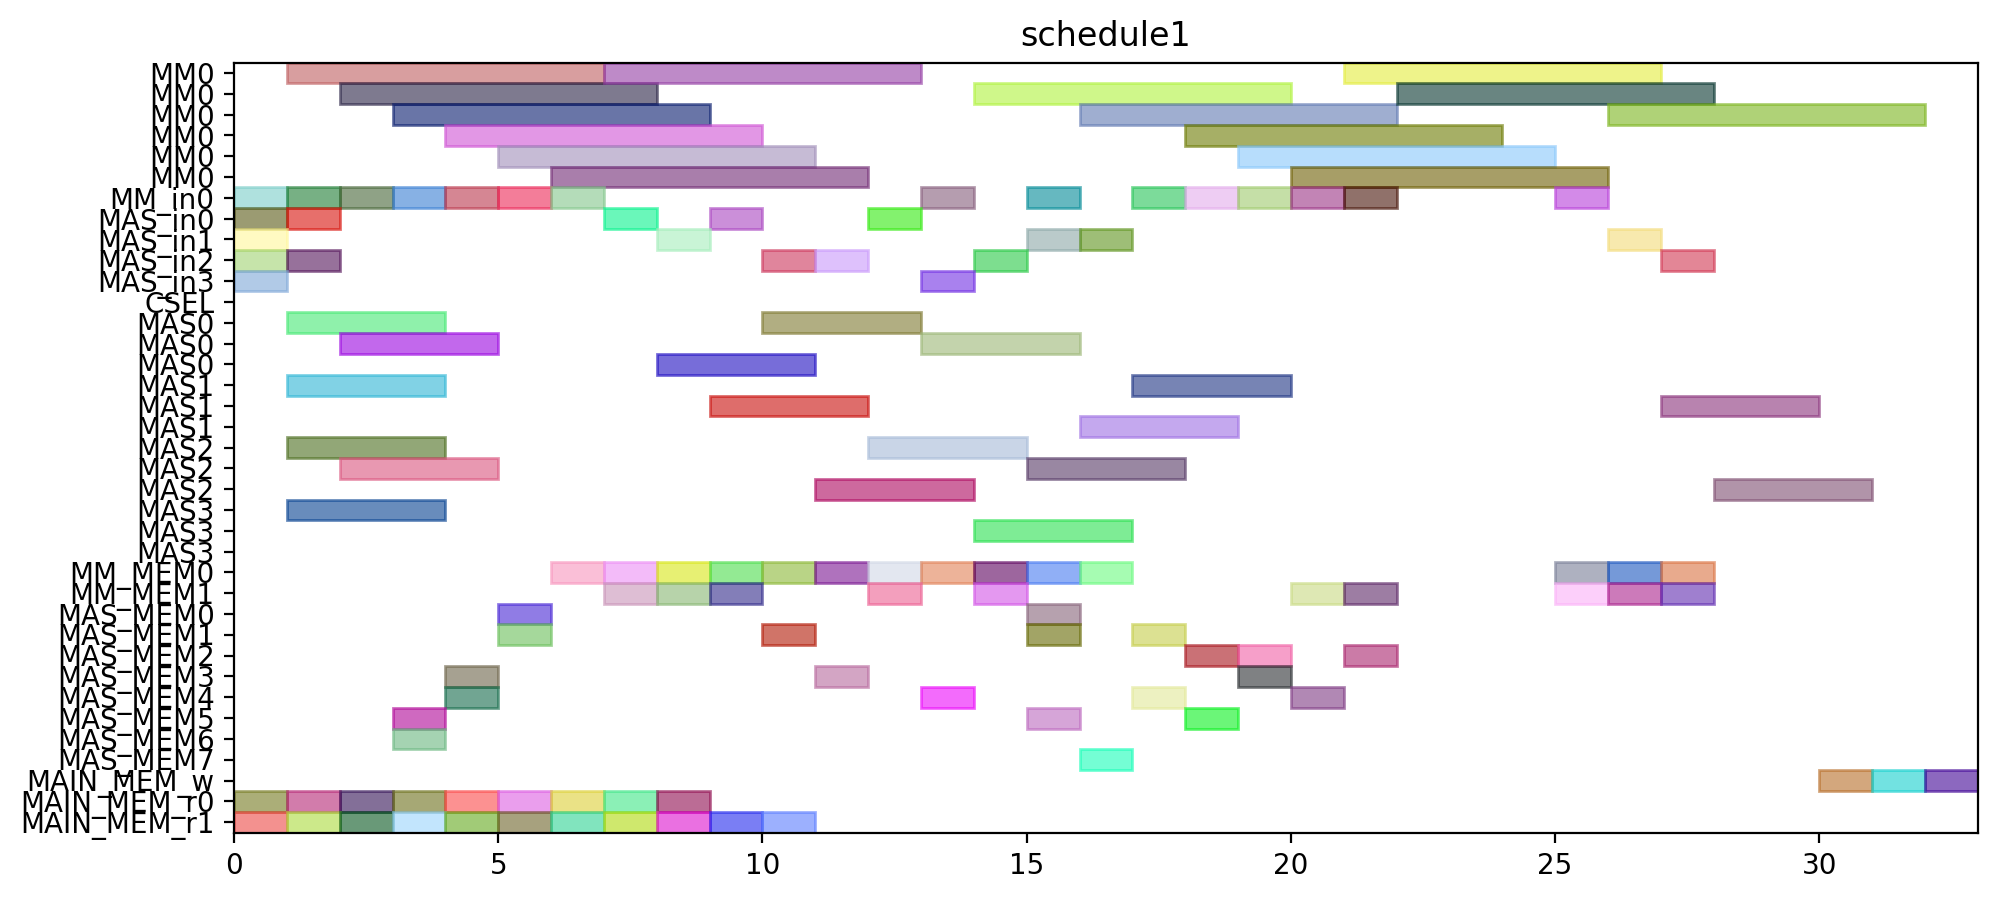

Source code (Python):
from pyschedule import Scenario, solvers, plotters, alt


def solve():
	horizon = 116
	S = Scenario("schedule1", horizon=horizon)

	# resource
	MM = S.Resources('MM', num=1, size=6)
	MM_in = S.Resources('MM_in', num=1)
	MAS_in = S.Resources('MAS_in', num=4)
	CSEL = S.Resource('CSEL')
	MAS = S.Resources('MAS', num=4, size=3, periods=range(1, horizon))
	MM_MEM = S.Resources('MM_MEM', num=2)
	MAS_MEM = S.Resources('MAS_MEM', num=8)
	MAIN_MEM_w = S.Resource('MAIN_MEM_w', size=1)
	MAIN_MEM_r = S.Resources('MAIN_MEM_r', num=2)

	# result of previous scheduling
	t13_in = S.Task('t13_in', length=1, delay_cost=1)
	S += t13_in >= 0
	t13_in += MAS_in[3]

	t14_in = S.Task('t14_in', length=1, delay_cost=1)
	S += t14_in >= 0
	t14_in += MAS_in[2]

	t1_mem1 = S.Task('t1_mem1', length=1, delay_cost=1)
	S += t1_mem1 >= 0
	t1_mem1 += MAIN_MEM_r[1]

	t2_in = S.Task('t2_in', length=1, delay_cost=1)
	S += t2_in >= 0
	t2_in += MM_in[0]

	t4_in = S.Task('t4_in', length=1, delay_cost=1)
	S += t4_in >= 0
	t4_in += MAS_in[1]

	t9_in = S.Task('t9_in', length=1, delay_cost=1)
	S += t9_in >= 0
	t9_in += MAS_in[0]

	t9_mem0 = S.Task('t9_mem0', length=1, delay_cost=1)
	S += t9_mem0 >= 0
	t9_mem0 += MAIN_MEM_r[0]

	t0_in = S.Task('t0_in', length=1, delay_cost=1)
	S += t0_in >= 1
	t0_in += MM_in[0]

	t13 = S.Task('t13', length=3, delay_cost=1)
	S += t13 >= 1
	t13 += MAS[3]

	t14 = S.Task('t14', length=3, delay_cost=1)
	S += t14 >= 1
	t14 += MAS[2]

	t14_mem0 = S.Task('t14_mem0', length=1, delay_cost=1)
	S += t14_mem0 >= 1
	t14_mem0 += MAIN_MEM_r[0]

	t2 = S.Task('t2', length=6, delay_cost=1)
	S += t2 >= 1
	t2 += MM[0]

	t3_in = S.Task('t3_in', length=1, delay_cost=1)
	S += t3_in >= 1
	t3_in += MAS_in[2]

	t4 = S.Task('t4', length=3, delay_cost=1)
	S += t4 >= 1
	t4 += MAS[1]

	t8_in = S.Task('t8_in', length=1, delay_cost=1)
	S += t8_in >= 1
	t8_in += MAS_in[0]

	t8_mem1 = S.Task('t8_mem1', length=1, delay_cost=1)
	S += t8_mem1 >= 1
	t8_mem1 += MAIN_MEM_r[1]

	t9 = S.Task('t9', length=3, delay_cost=1)
	S += t9 >= 1
	t9 += MAS[0]

	t0 = S.Task('t0', length=6, delay_cost=1)
	S += t0 >= 2
	t0 += MM[0]

	t14_mem1 = S.Task('t14_mem1', length=1, delay_cost=1)
	S += t14_mem1 >= 2
	t14_mem1 += MAIN_MEM_r[1]

	t1_in = S.Task('t1_in', length=1, delay_cost=1)
	S += t1_in >= 2
	t1_in += MM_in[0]

	t3 = S.Task('t3', length=3, delay_cost=1)
	S += t3 >= 2
	t3 += MAS[2]

	t8 = S.Task('t8', length=3, delay_cost=1)
	S += t8 >= 2
	t8 += MAS[0]

	t8_mem0 = S.Task('t8_mem0', length=1, delay_cost=1)
	S += t8_mem0 >= 2
	t8_mem0 += MAIN_MEM_r[0]

	t0_mem1 = S.Task('t0_mem1', length=1, delay_cost=1)
	S += t0_mem1 >= 3
	t0_mem1 += MAIN_MEM_r[1]

	t1 = S.Task('t1', length=6, delay_cost=1)
	S += t1 >= 3
	t1 += MM[0]

	t15_in = S.Task('t15_in', length=1, delay_cost=1)
	S += t15_in >= 3
	t15_in += MM_in[0]

	t15_mem0 = S.Task('t15_mem0', length=1, delay_cost=1)
	S += t15_mem0 >= 3
	t15_mem0 += MAS_MEM[6]

	t15_mem1 = S.Task('t15_mem1', length=1, delay_cost=1)
	S += t15_mem1 >= 3
	t15_mem1 += MAS_MEM[5]

	t2_mem0 = S.Task('t2_mem0', length=1, delay_cost=1)
	S += t2_mem0 >= 3
	t2_mem0 += MAIN_MEM_r[0]

	t0_mem0 = S.Task('t0_mem0', length=1, delay_cost=1)
	S += t0_mem0 >= 4
	t0_mem0 += MAIN_MEM_r[0]

	t15 = S.Task('t15', length=6, delay_cost=1)
	S += t15 >= 4
	t15 += MM[0]

	t23_mem1 = S.Task('t23_mem1', length=1, delay_cost=1)
	S += t23_mem1 >= 4
	t23_mem1 += MAIN_MEM_r[1]

	t5_in = S.Task('t5_in', length=1, delay_cost=1)
	S += t5_in >= 4
	t5_in += MM_in[0]

	t5_mem0 = S.Task('t5_mem0', length=1, delay_cost=1)
	S += t5_mem0 >= 4
	t5_mem0 += MAS_MEM[4]

	t5_mem1 = S.Task('t5_mem1', length=1, delay_cost=1)
	S += t5_mem1 >= 4
	t5_mem1 += MAS_MEM[3]

	t10_in = S.Task('t10_in', length=1, delay_cost=1)
	S += t10_in >= 5
	t10_in += MM_in[0]

	t10_mem0 = S.Task('t10_mem0', length=1, delay_cost=1)
	S += t10_mem0 >= 5
	t10_mem0 += MAS_MEM[0]

	t10_mem1 = S.Task('t10_mem1', length=1, delay_cost=1)
	S += t10_mem1 >= 5
	t10_mem1 += MAS_MEM[1]

	t4_mem0 = S.Task('t4_mem0', length=1, delay_cost=1)
	S += t4_mem0 >= 5
	t4_mem0 += MAIN_MEM_r[0]

	t5 = S.Task('t5', length=6, delay_cost=1)
	S += t5 >= 5
	t5 += MM[0]

	t9_mem1 = S.Task('t9_mem1', length=1, delay_cost=1)
	S += t9_mem1 >= 5
	t9_mem1 += MAIN_MEM_r[1]

	t10 = S.Task('t10', length=6, delay_cost=1)
	S += t10 >= 6
	t10 += MM[0]

	t13_mem1 = S.Task('t13_mem1', length=1, delay_cost=1)
	S += t13_mem1 >= 6
	t13_mem1 += MAIN_MEM_r[1]

	t1_mem0 = S.Task('t1_mem0', length=1, delay_cost=1)
	S += t1_mem0 >= 6
	t1_mem0 += MAIN_MEM_r[0]

	t20_in = S.Task('t20_in', length=1, delay_cost=1)
	S += t20_in >= 6
	t20_in += MM_in[0]

	t20_mem0 = S.Task('t20_mem0', length=1, delay_cost=1)
	S += t20_mem0 >= 6
	t20_mem0 += MM_MEM[0]

	t16_in = S.Task('t16_in', length=1, delay_cost=1)
	S += t16_in >= 7
	t16_in += MAS_in[0]

	t16_mem0 = S.Task('t16_mem0', length=1, delay_cost=1)
	S += t16_mem0 >= 7
	t16_mem0 += MM_MEM[0]

	t16_mem1 = S.Task('t16_mem1', length=1, delay_cost=1)
	S += t16_mem1 >= 7
	t16_mem1 += MM_MEM[1]

	t20 = S.Task('t20', length=6, delay_cost=1)
	S += t20 >= 7
	t20 += MM[0]

	t3_mem0 = S.Task('t3_mem0', length=1, delay_cost=1)
	S += t3_mem0 >= 7
	t3_mem0 += MAIN_MEM_r[0]

	t4_mem1 = S.Task('t4_mem1', length=1, delay_cost=1)
	S += t4_mem1 >= 7
	t4_mem1 += MAIN_MEM_r[1]

	t11_in = S.Task('t11_in', length=1, delay_cost=1)
	S += t11_in >= 8
	t11_in += MAS_in[1]

	t11_mem0 = S.Task('t11_mem0', length=1, delay_cost=1)
	S += t11_mem0 >= 8
	t11_mem0 += MM_MEM[0]

	t11_mem1 = S.Task('t11_mem1', length=1, delay_cost=1)
	S += t11_mem1 >= 8
	t11_mem1 += MM_MEM[1]

	t13_mem0 = S.Task('t13_mem0', length=1, delay_cost=1)
	S += t13_mem0 >= 8
	t13_mem0 += MAIN_MEM_r[0]

	t16 = S.Task('t16', length=3, delay_cost=1)
	S += t16 >= 8
	t16 += MAS[0]

	t20_mem1 = S.Task('t20_mem1', length=1, delay_cost=1)
	S += t20_mem1 >= 8
	t20_mem1 += MAIN_MEM_r[1]

	t11 = S.Task('t11', length=3, delay_cost=1)
	S += t11 >= 9
	t11 += MAS[1]

	t2_mem1 = S.Task('t2_mem1', length=1, delay_cost=1)
	S += t2_mem1 >= 9
	t2_mem1 += MAIN_MEM_r[1]

	t6_in = S.Task('t6_in', length=1, delay_cost=1)
	S += t6_in >= 9
	t6_in += MAS_in[0]

	t6_mem0 = S.Task('t6_mem0', length=1, delay_cost=1)
	S += t6_mem0 >= 9
	t6_mem0 += MM_MEM[0]

	t6_mem1 = S.Task('t6_mem1', length=1, delay_cost=1)
	S += t6_mem1 >= 9
	t6_mem1 += MM_MEM[1]

	t17_in = S.Task('t17_in', length=1, delay_cost=1)
	S += t17_in >= 10
	t17_in += MAS_in[2]

	t17_mem0 = S.Task('t17_mem0', length=1, delay_cost=1)
	S += t17_mem0 >= 10
	t17_mem0 += MM_MEM[0]

	t17_mem1 = S.Task('t17_mem1', length=1, delay_cost=1)
	S += t17_mem1 >= 10
	t17_mem1 += MAS_MEM[1]

	t3_mem1 = S.Task('t3_mem1', length=1, delay_cost=1)
	S += t3_mem1 >= 10
	t3_mem1 += MAIN_MEM_r[1]

	t6 = S.Task('t6', length=3, delay_cost=1)
	S += t6 >= 10
	t6 += MAS[0]

	t12_in = S.Task('t12_in', length=1, delay_cost=1)
	S += t12_in >= 11
	t12_in += MAS_in[2]

	t12_mem0 = S.Task('t12_mem0', length=1, delay_cost=1)
	S += t12_mem0 >= 11
	t12_mem0 += MM_MEM[0]

	t12_mem1 = S.Task('t12_mem1', length=1, delay_cost=1)
	S += t12_mem1 >= 11
	t12_mem1 += MAS_MEM[3]

	t17 = S.Task('t17', length=3, delay_cost=1)
	S += t17 >= 11
	t17 += MAS[2]

	t12 = S.Task('t12', length=3, delay_cost=1)
	S += t12 >= 12
	t12 += MAS[2]

	t21_in = S.Task('t21_in', length=1, delay_cost=1)
	S += t21_in >= 12
	t21_in += MAS_in[0]

	t21_mem0 = S.Task('t21_mem0', length=1, delay_cost=1)
	S += t21_mem0 >= 12
	t21_mem0 += MM_MEM[0]

	t21_mem1 = S.Task('t21_mem1', length=1, delay_cost=1)
	S += t21_mem1 >= 12
	t21_mem1 += MM_MEM[1]

	t18_in = S.Task('t18_in', length=1, delay_cost=1)
	S += t18_in >= 13
	t18_in += MAS_in[3]

	t18_mem0 = S.Task('t18_mem0', length=1, delay_cost=1)
	S += t18_mem0 >= 13
	t18_mem0 += MM_MEM[0]

	t21 = S.Task('t21', length=3, delay_cost=1)
	S += t21 >= 13
	t21 += MAS[0]

	t23_in = S.Task('t23_in', length=1, delay_cost=1)
	S += t23_in >= 13
	t23_in += MM_in[0]

	t23_mem0 = S.Task('t23_mem0', length=1, delay_cost=1)
	S += t23_mem0 >= 13
	t23_mem0 += MAS_MEM[4]

	t18 = S.Task('t18', length=3, delay_cost=1)
	S += t18 >= 14
	t18 += MAS[3]

	t22_in = S.Task('t22_in', length=1, delay_cost=1)
	S += t22_in >= 14
	t22_in += MAS_in[2]

	t22_mem0 = S.Task('t22_mem0', length=1, delay_cost=1)
	S += t22_mem0 >= 14
	t22_mem0 += MM_MEM[0]

	t22_mem1 = S.Task('t22_mem1', length=1, delay_cost=1)
	S += t22_mem1 >= 14
	t22_mem1 += MM_MEM[1]

	t23 = S.Task('t23', length=6, delay_cost=1)
	S += t23 >= 14
	t23 += MM[0]

	t22 = S.Task('t22', length=3, delay_cost=1)
	S += t22 >= 15
	t22 += MAS[2]

	t29_in = S.Task('t29_in', length=1, delay_cost=1)
	S += t29_in >= 15
	t29_in += MM_in[0]

	t29_mem0 = S.Task('t29_mem0', length=1, delay_cost=1)
	S += t29_mem0 >= 15
	t29_mem0 += MAS_MEM[0]

	t29_mem1 = S.Task('t29_mem1', length=1, delay_cost=1)
	S += t29_mem1 >= 15
	t29_mem1 += MAS_MEM[5]

	t7_in = S.Task('t7_in', length=1, delay_cost=1)
	S += t7_in >= 15
	t7_in += MAS_in[1]

	t7_mem0 = S.Task('t7_mem0', length=1, delay_cost=1)
	S += t7_mem0 >= 15
	t7_mem0 += MM_MEM[0]

	t7_mem1 = S.Task('t7_mem1', length=1, delay_cost=1)
	S += t7_mem1 >= 15
	t7_mem1 += MAS_MEM[1]

	t19_in = S.Task('t19_in', length=1, delay_cost=1)
	S += t19_in >= 16
	t19_in += MAS_in[1]

	t19_mem0 = S.Task('t19_mem0', length=1, delay_cost=1)
	S += t19_mem0 >= 16
	t19_mem0 += MM_MEM[0]

	t19_mem1 = S.Task('t19_mem1', length=1, delay_cost=1)
	S += t19_mem1 >= 16
	t19_mem1 += MAS_MEM[7]

	t29 = S.Task('t29', length=6, delay_cost=1)
	S += t29 >= 16
	t29 += MM[0]

	t7 = S.Task('t7', length=3, delay_cost=1)
	S += t7 >= 16
	t7 += MAS[1]

	t19 = S.Task('t19', length=3, delay_cost=1)
	S += t19 >= 17
	t19 += MAS[1]

	t27_in = S.Task('t27_in', length=1, delay_cost=1)
	S += t27_in >= 17
	t27_in += MM_in[0]

	t27_mem0 = S.Task('t27_mem0', length=1, delay_cost=1)
	S += t27_mem0 >= 17
	t27_mem0 += MAS_MEM[4]

	t27_mem1 = S.Task('t27_mem1', length=1, delay_cost=1)
	S += t27_mem1 >= 17
	t27_mem1 += MAS_MEM[1]

	t25_in = S.Task('t25_in', length=1, delay_cost=1)
	S += t25_in >= 18
	t25_in += MM_in[0]

	t25_mem0 = S.Task('t25_mem0', length=1, delay_cost=1)
	S += t25_mem0 >= 18
	t25_mem0 += MAS_MEM[2]

	t25_mem1 = S.Task('t25_mem1', length=1, delay_cost=1)
	S += t25_mem1 >= 18
	t25_mem1 += MAS_MEM[5]

	t27 = S.Task('t27', length=6, delay_cost=1)
	S += t27 >= 18
	t27 += MM[0]

	t25 = S.Task('t25', length=6, delay_cost=1)
	S += t25 >= 19
	t25 += MM[0]

	t28_in = S.Task('t28_in', length=1, delay_cost=1)
	S += t28_in >= 19
	t28_in += MM_in[0]

	t28_mem0 = S.Task('t28_mem0', length=1, delay_cost=1)
	S += t28_mem0 >= 19
	t28_mem0 += MAS_MEM[2]

	t28_mem1 = S.Task('t28_mem1', length=1, delay_cost=1)
	S += t28_mem1 >= 19
	t28_mem1 += MAS_MEM[3]

	t28 = S.Task('t28', length=6, delay_cost=1)
	S += t28 >= 20
	t28 += MM[0]


	# new tasks
	t24 = S.Task('t24', length=6, delay_cost=1)
	t24 += alt(MM)
	t24_in = S.Task('t24_in', length=1, delay_cost=1)
	t24_in += alt(MM_in)
	S += t24_in*MM_in[0]<=t24*MM[0]

	t24_mem0 = S.Task('t24_mem0', length=1, delay_cost=1)
	t24_mem0 += MAS_MEM[4]
	S += 14 < t24_mem0
	S += t24_mem0 <= t24

	t24_mem1 = S.Task('t24_mem1', length=1, delay_cost=1)
	t24_mem1 += MM_MEM[1]
	S += 19 < t24_mem1
	S += t24_mem1 <= t24

	t26 = S.Task('t26', length=6, delay_cost=1)
	t26 += alt(MM)
	t26_in = S.Task('t26_in', length=1, delay_cost=1)
	t26_in += alt(MM_in)
	S += t26_in*MM_in[0]<=t26*MM[0]

	t26_mem0 = S.Task('t26_mem0', length=1, delay_cost=1)
	t26_mem0 += MAS_MEM[2]
	S += 19 < t26_mem0
	S += t26_mem0 <= t26

	t26_mem1 = S.Task('t26_mem1', length=1, delay_cost=1)
	t26_mem1 += MM_MEM[1]
	S += 19 < t26_mem1
	S += t26_mem1 <= t26

	PZ_new = S.Task('PZ_new', length=6, delay_cost=1)
	PZ_new += alt(MM)
	PZ_new_in = S.Task('PZ_new_in', length=1, delay_cost=1)
	PZ_new_in += alt(MM_in)
	S += PZ_new_in*MM_in[0]<=PZ_new*MM[0]

	S += 0<PZ_new

	PZ_new_w = S.Task('PZ_new_w', length=1, delay_cost=1)
	PZ_new_w += alt(MAIN_MEM_w)
	S += PZ_new <= PZ_new_w

	PZ_new_mem0 = S.Task('PZ_new_mem0', length=1, delay_cost=1)
	PZ_new_mem0 += MM_MEM[0]
	S += 21 < PZ_new_mem0
	S += PZ_new_mem0 <= PZ_new

	PZ_new_mem1 = S.Task('PZ_new_mem1', length=1, delay_cost=1)
	PZ_new_mem1 += MM_MEM[1]
	S += 25 < PZ_new_mem1
	S += PZ_new_mem1 <= PZ_new

	PX_new = S.Task('PX_new', length=3, delay_cost=1)
	PX_new += alt(MAS)
	PX_new_in = S.Task('PX_new_in', length=1, delay_cost=1)
	PX_new_in += alt(MAS_in)
	S += PX_new_in*MAS_in[0]<=PX_new*MAS[0]

	S += PX_new_in*MAS_in[1]<=PX_new*MAS[1]

	S += PX_new_in*MAS_in[2]<=PX_new*MAS[2]

	S += PX_new_in*MAS_in[3]<=PX_new*MAS[3]

	S += 0<PX_new

	PX_new_w = S.Task('PX_new_w', length=1, delay_cost=1)
	PX_new_w += alt(MAIN_MEM_w)
	S += PX_new <= PX_new_w

	PX_new_mem0 = S.Task('PX_new_mem0', length=1, delay_cost=1)
	PX_new_mem0 += MM_MEM[0]
	S += 24 < PX_new_mem0
	S += PX_new_mem0 <= PX_new

	PX_new_mem1 = S.Task('PX_new_mem1', length=1, delay_cost=1)
	PX_new_mem1 += alt(MM_MEM)
	S += (t24*MM[0])-1 < PX_new_mem1*MM_MEM[1]
	S += PX_new_mem1 <= PX_new

	PY_new = S.Task('PY_new', length=3, delay_cost=1)
	PY_new += alt(MAS)
	PY_new_in = S.Task('PY_new_in', length=1, delay_cost=1)
	PY_new_in += alt(MAS_in)
	S += PY_new_in*MAS_in[0]<=PY_new*MAS[0]

	S += PY_new_in*MAS_in[1]<=PY_new*MAS[1]

	S += PY_new_in*MAS_in[2]<=PY_new*MAS[2]

	S += PY_new_in*MAS_in[3]<=PY_new*MAS[3]

	S += 0<PY_new

	PY_new_w = S.Task('PY_new_w', length=1, delay_cost=1)
	PY_new_w += alt(MAIN_MEM_w)
	S += PY_new <= PY_new_w

	PY_new_mem0 = S.Task('PY_new_mem0', length=1, delay_cost=1)
	PY_new_mem0 += MM_MEM[0]
	S += 23 < PY_new_mem0
	S += PY_new_mem0 <= PY_new

	PY_new_mem1 = S.Task('PY_new_mem1', length=1, delay_cost=1)
	PY_new_mem1 += alt(MM_MEM)
	S += (t26*MM[0])-1 < PY_new_mem1*MM_MEM[1]
	S += PY_new_mem1 <= PY_new

	solvers.mip.solve(S,msg=1,kind='CPLEX',ratio_gap=1.01)

	solution = [['hoge']*len(S.solution()[1]) for i in range(len(S.solution()))]
	for i in range(len(S.solution())):
		for j in range(len(S.solution()[i])):
			solution[i][j]=str(S.solution()[i][j])
	print(solution)

	cycles = int(solution[-1][3])

	pic_file_name = "/home/mfukuda/ABE/multiRAM_multiMAS_16mux/scheduling_result/stage6MM1_stage3MAS4/EP_ADD_A_0/schedule1.png"
	if(S.solution() != []):
		plotters.matplotlib.plot(S,img_filename=pic_file_name, show_task_labels=False, fig_size=(cycles*0.25+3, 5))

	return solution
